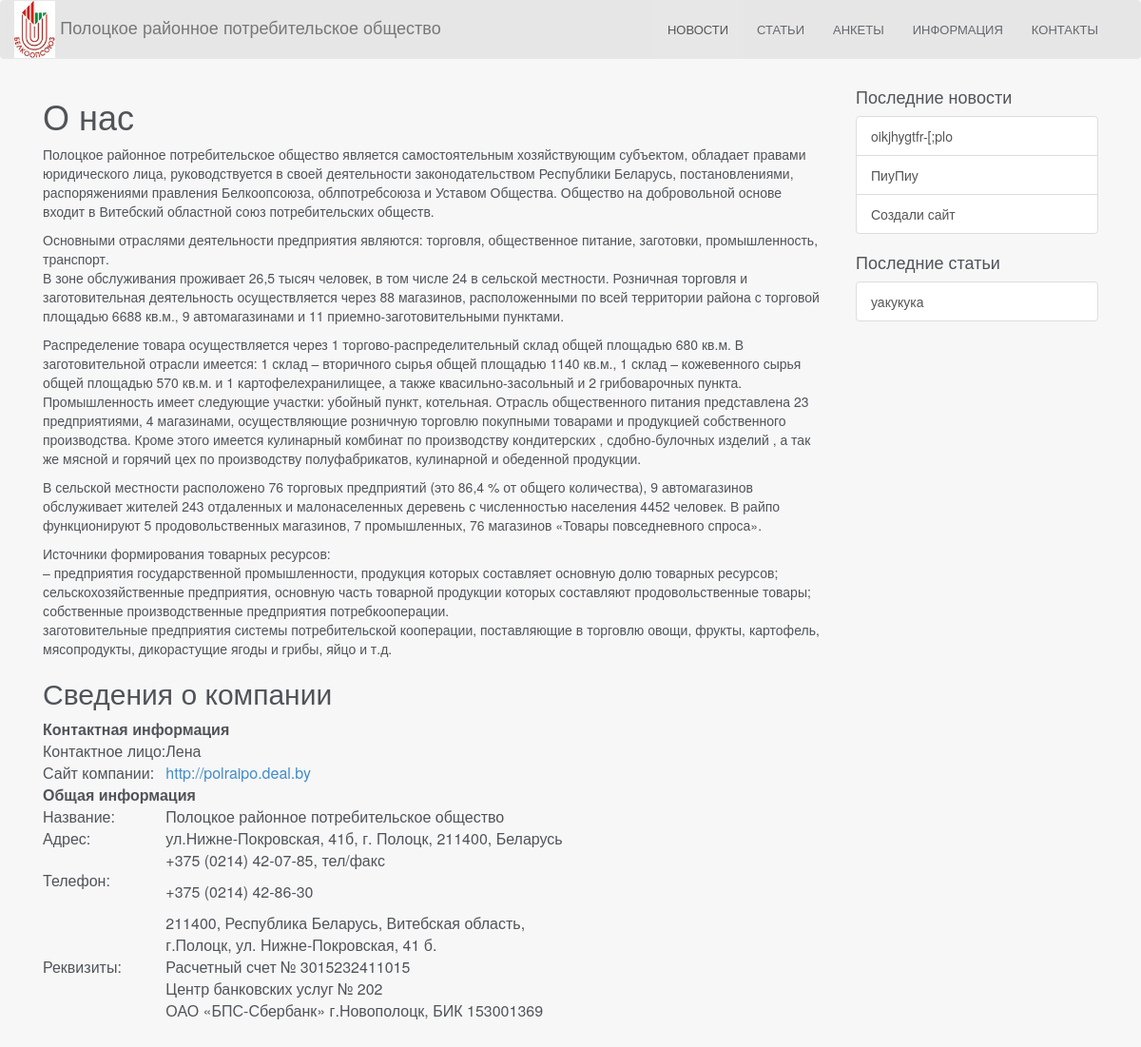
The page / on the database its author committed.
### tables this page shows
CREATE TABLE IF NOT EXISTS `pages` (
  `id` int(11) NOT NULL AUTO_INCREMENT,
  `title` varchar(250) NOT NULL,
  `content` text NOT NULL,
  PRIMARY KEY (`id`)
);

CREATE TABLE IF NOT EXISTS `news` (
  `id` int(11) NOT NULL AUTO_INCREMENT,
  `title` varchar(250) NOT NULL,
  `content` text NOT NULL,
  `time` int(11) NOT NULL,
  PRIMARY KEY (`id`)
);

CREATE TABLE IF NOT EXISTS `articles` (
  `id` int(11) NOT NULL AUTO_INCREMENT,
  `title` varchar(250) NOT NULL,
  `content` text NOT NULL,
  `time` int(11) NOT NULL,
  PRIMARY KEY (`id`)
);

### index.php (the view, shortened to what this page needs)
<?php
$query = mysql_query("select * from pages where id = 1");
$row = mysql_fetch_assoc($query);
?>
<html>
<head>
    <link rel="stylesheet" href="/js/extensions/bootstrap/css/bootstrap.min.css">
</head>
<body>
<nav class="navbar navbar-default" role="navigation">
    <div class="container">
        <div class="navbar-header">
            <a class="navbar-brand" href="/"><img src="/images/logo.jpg"> Полоцкое районное потребительское общество</a>
        </div>
        <div class="collapse navbar-collapse" id="bs-example-navbar-collapse-1">
            <?php include($_SERVER['DOCUMENT_ROOT'].'/include/userMenu.php') ?>
        </div>
    </div>
</nav>
<div class="container">
    <div class="col-md-9">
        <?=$row['content']?>
    </div>
    <div class="col-md-3">
        <?php
        $rows = mysql_query("SELECT * FROM news ORDER BY time DESC LIMIT 5");
        if(mysql_num_rows($rows)):
        ?>
        <h4>Последние новости</h4>
        <div class="list-group">
            <?php while($row = mysql_fetch_assoc($rows)): ?>
            <a href="/modules/news/view.php?id=<?=$row['id']?>" class="list-group-item"><?=$row['title']?></a>
            <?php endwhile; ?>
        </div>
        <?php endif; ?>
        <?php
        $rows = mysql_query("SELECT * FROM articles ORDER BY time DESC LIMIT 5");
        if(mysql_num_rows($rows)):
            ?>
            <h4>Последние статьи</h4>
            <div class="list-group">
                <?php while($row = mysql_fetch_assoc($rows)): ?>
                    <a href="/modules/news/view.php?id=<?=$row['id']?>" class="list-group-item"><?=$row['title']?></a>
                <?php endwhile; ?>
            </div>
        <?php endif; ?>
    </div>
</div>
</body>
</html>

### include/userMenu.php
<ul class="nav navbar-nav navbar-right">
    <li class="active">
        <a href="/modules/news">Новости</a>
    </li>
    <li>
        <a href="/modules/articles">Статьи</a>
    </li>
    <li>
        <a href="/modules/portfolios">Анкеты</a>
    </li>
    <li>
        <a href="/modules/pages/view.php?id=2">Информация</a>
    </li>
    <li>
        <a href="/modules/pages/view.php?id=3">Контакты</a>
    </li>
</ul>

### index.php (style rules this page uses)
body { background-color: #F7F7F7; color: #505459; }
.navbar { background-color: #E6E6E6; }
.navbar .brand, .navbar .nav>li>a { color: #64686D; text-transform: uppercase; font-weight: 500; font-size: 13px; padding: 20px 15px; line-height: 20px; }
.navbar-brand { padding:0; display: inline-block; }
.navbar-brand img { height:60px; }

### rows shown on the page
pages: content "О нас Полоцкое районное потребительское общество является самостоятельным хозяйствующим субъектом, обладает правами юридического лица, руководствуется в своей деятельности законодательством Республики Беларусь, постановлениями, распоряжениями правления Белкоопсоюза, облпотребсоюза и Уставом Общества. Общество на добровольной основе входит в Витебский областной союз потребительских обществ. Основными отраслями деятельности предприятия являются: торговля, общественное питание, заготовки, промышленность, транспорт. В зоне обслуживания проживает 26,5 тысяч человек, в том числе 24 в сельской местности. Розничная торговля и заготовительная деятельность осуществляется через 88 магазинов,…"
news: title "oikjhygtfr-[;plo"
news: title "ПиуПиу"
news: title "Создали сайт"
articles: title "уакукука"
